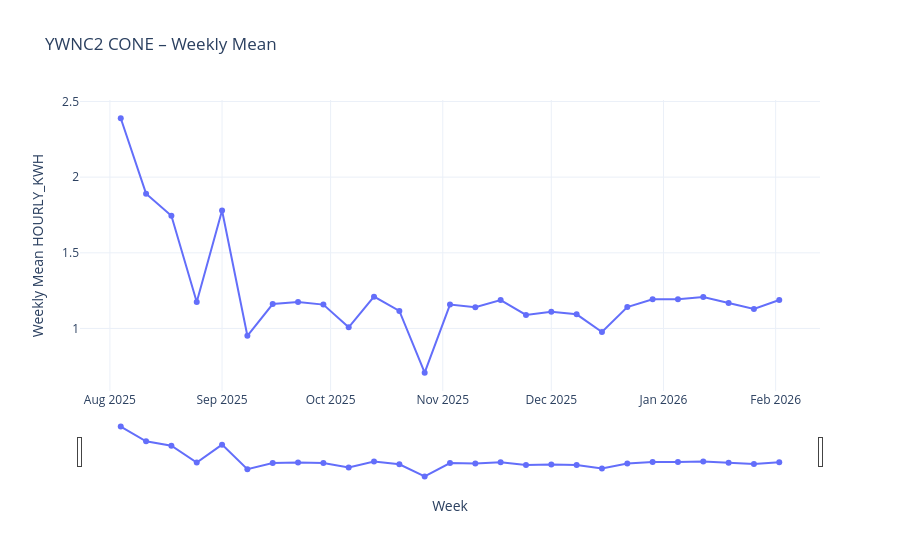
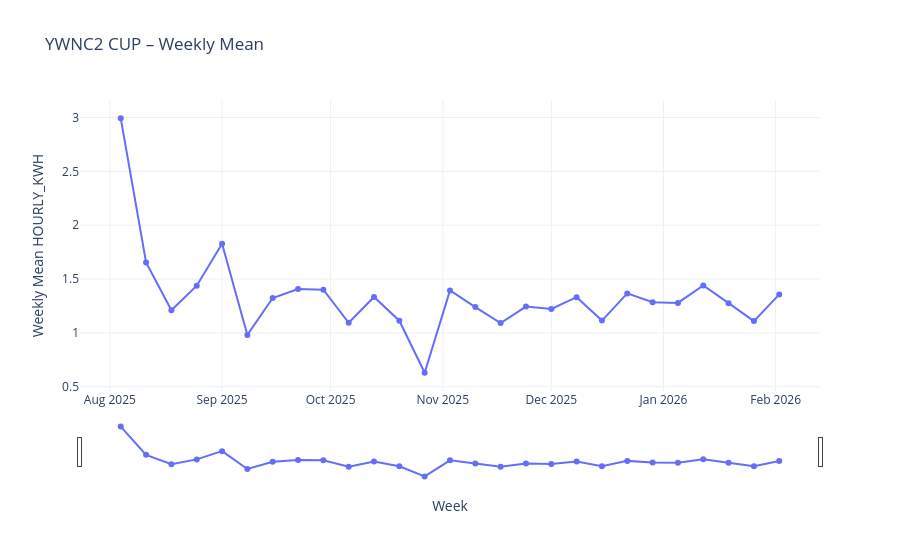
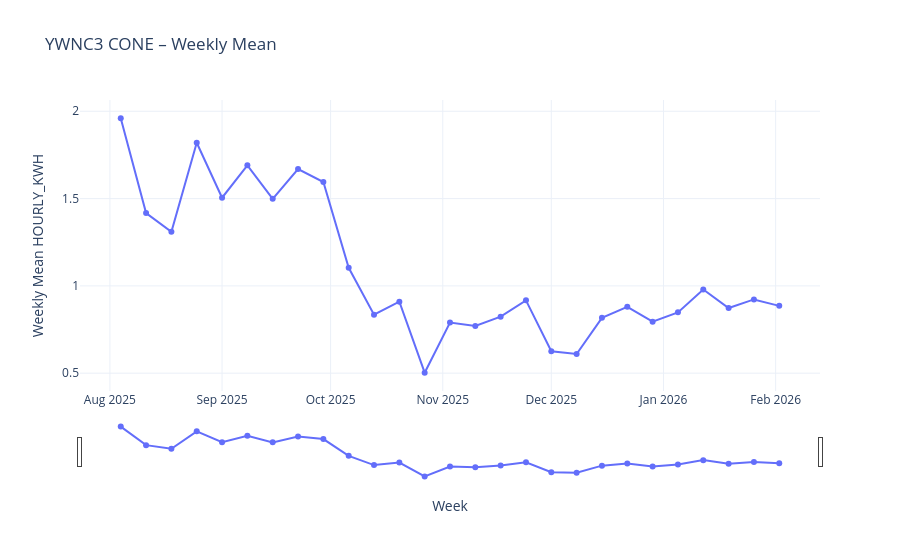
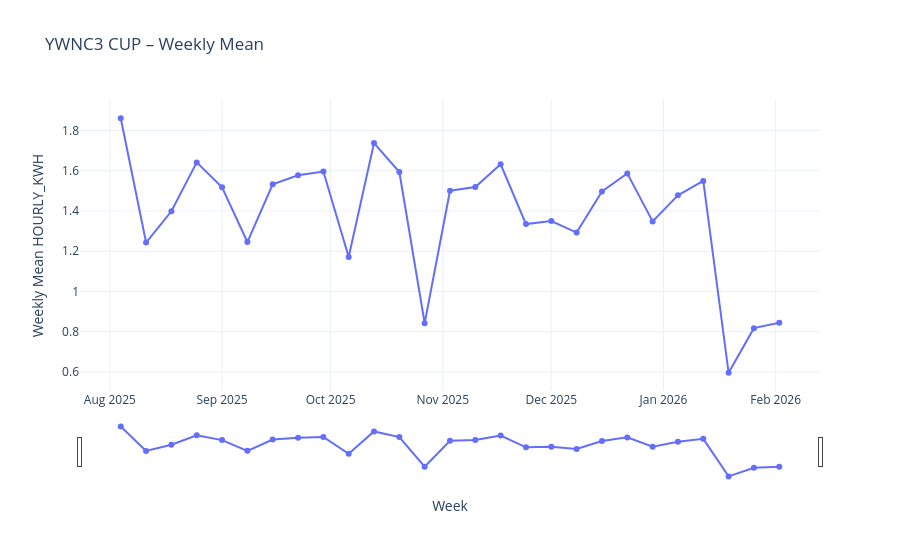

Notebook cell for these charts, in order:
### Code cell
def plot_weekly_mean(df, title):
    weekly_mean = df['HOURLY_KWH'].resample('W-MON').mean()

    fig = go.Figure()

    fig.add_trace(go.Scatter(
        x=weekly_mean.index,
        y=weekly_mean.values,
        mode='lines+markers',
        name='Weekly Mean HOURLY_KWH',
        hovertemplate="<b>Date:</b> %{x}<br><b>Weekly Mean:</b> %{y:.2f}<extra></extra>"
    ))

    fig.update_layout(
        title=title,
        xaxis_title="Week",
        yaxis_title="Weekly Mean HOURLY_KWH",
        template="plotly_white",
        hovermode="x unified",
        xaxis=dict(
            rangeslider=dict(visible=True),
            type="date"
        )
    )

    fig.show()

plot_weekly_mean(df_YWNC2_CONE, "YWNC2 CONE – Weekly Mean")
plot_weekly_mean(df_YWNC2_CUP,  "YWNC2 CUP – Weekly Mean")
plot_weekly_mean(df_YWNC3_CONE, "YWNC3 CONE – Weekly Mean")
plot_weekly_mean(df_YWNC3_CUP,  "YWNC3 CUP – Weekly Mean")
